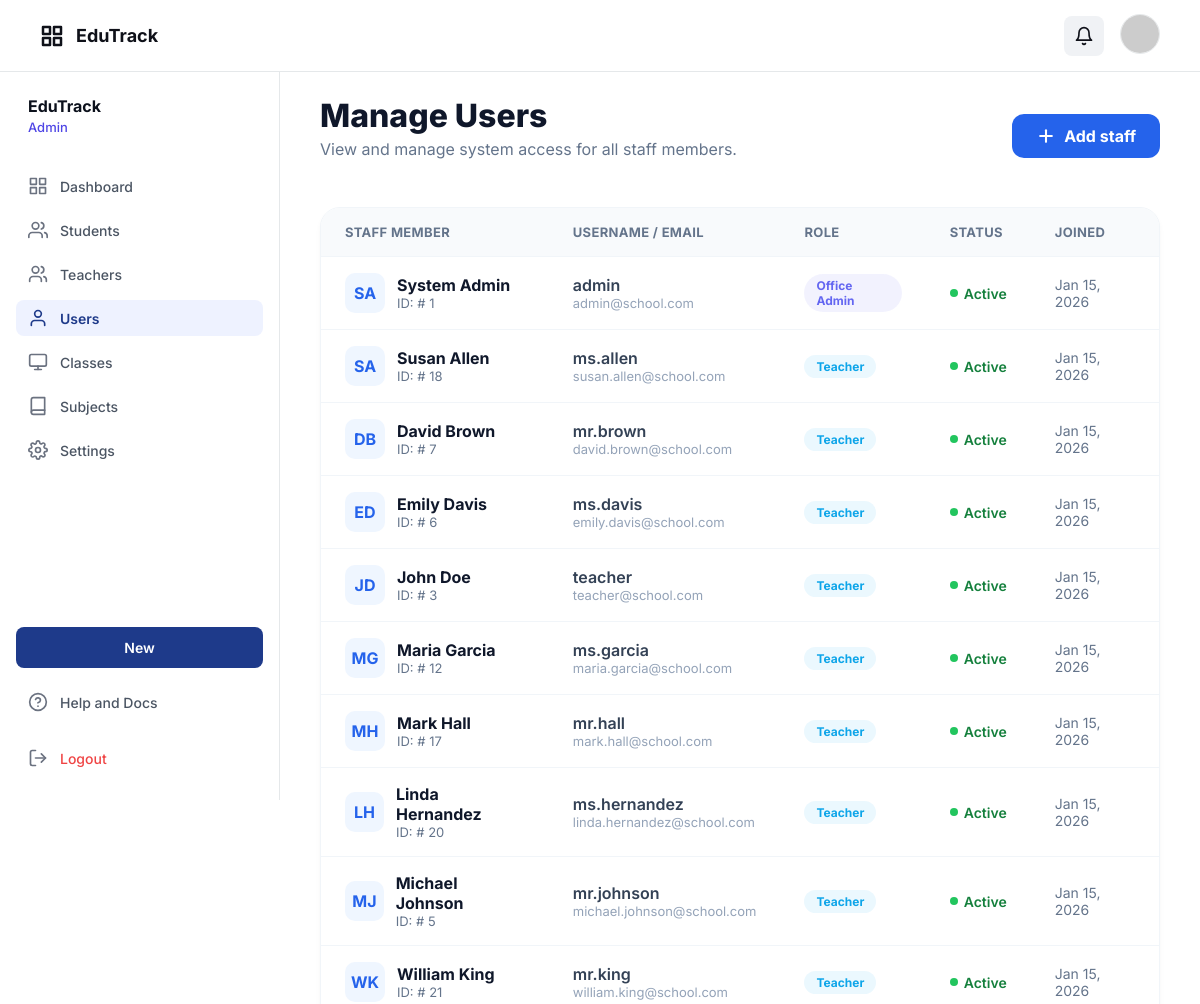
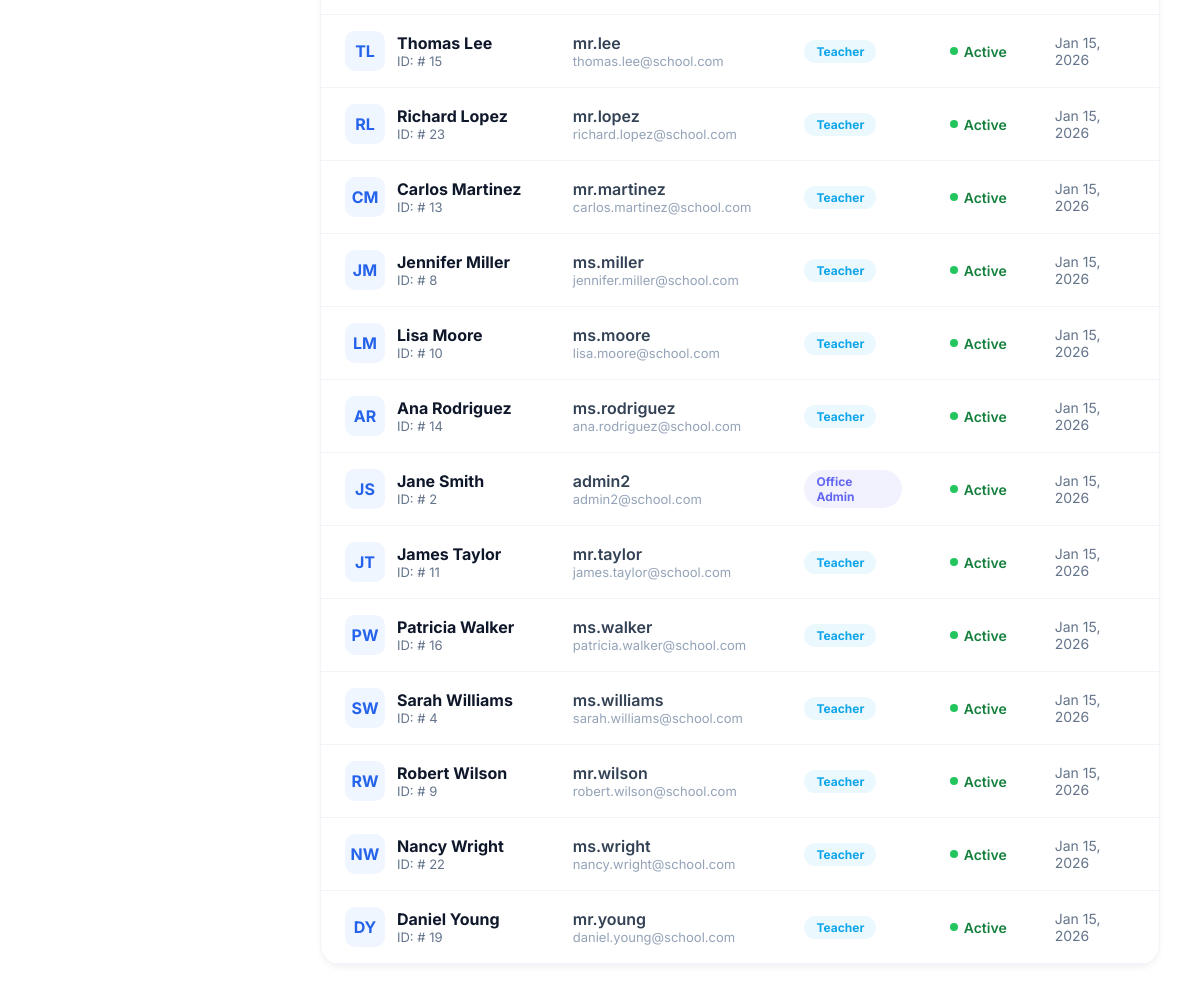
Screenshot of /school_app/index.php?controller=user&action=index (signed in) with the database file from the repository (2 pictures, top to bottom).
### tables this page shows
CREATE TABLE users (
  id BIGINT UNSIGNED NOT NULL AUTO_INCREMENT,
  username VARCHAR(50) NOT NULL,
  email VARCHAR(120) NULL,
  password_hash VARCHAR(255) NOT NULL,
  first_name VARCHAR(80) NOT NULL,
  last_name VARCHAR(80) NOT NULL,
  is_active TINYINT(1) NOT NULL DEFAULT 1,
  created_at TIMESTAMP NOT NULL DEFAULT CURRENT_TIMESTAMP,
  updated_at TIMESTAMP NOT NULL DEFAULT CURRENT_TIMESTAMP ON UPDATE CURRENT_TIMESTAMP,
  PRIMARY KEY (id),
  UNIQUE KEY uq_users_username (username),
  UNIQUE KEY uq_users_email (email)
);

CREATE TABLE roles (
  id TINYINT UNSIGNED NOT NULL AUTO_INCREMENT,
  name VARCHAR(40) NOT NULL,
  description VARCHAR(255) NULL,
  PRIMARY KEY (id),
  UNIQUE KEY uq_roles_name (name)
);

### school_app/controllers/UserController.php (called while the page is built, shortened)
<?php
require_once __DIR__ . '/../models/User.php';
class UserController
{
    public function index()
    {
        $users = User::getAll();
        render_view('views/admin/users/index.php', ['users' => $users]);
    }
}

### school_app/models/User.php (called while the page is built, shortened)
<?php
class User extends Model
{
    public static function getAll($filters = [])
    {
        $db = Database::connect();
        $sql = "SELECT
                    u.*,
                    r.id as role_id,
                    r.name as role_name,
                    r.description as role_description
                FROM users u
                LEFT JOIN user_roles ur ON u.id = ur.user_id
                LEFT JOIN roles r ON ur.role_id = r.id
                WHERE 1=1";
        $params = [];
        $sql .= " ORDER BY u.last_name, u.first_name";
        $stmt = $db->prepare($sql);
        $stmt->execute($params);
        return $stmt->fetchAll(PDO::FETCH_OBJ);
    }
}

### school_app/views/admin/users/index.php (the view, shortened to what this page needs)
<?php
$users = $data['users'] ?? [];
?>
<div class="user-list-header"
    style="margin-bottom: 32px; display: flex; justify-content: space-between; align-items: center;">
    <div>
        <h1 style="font-size: 32px; font-weight: 800; color: #0f172a; margin: 0;">Manage Users</h1>
        <p style="color: #64748b; margin-top: 4px;">View and manage system access for all staff members.</p>
    </div>
    <a href="index.php?controller=user&action=add" class="add-user-btn"
        style="background: #2563eb; color: white; padding: 12px 24px; border-radius: 12px; font-weight: 700; text-decoration: none; display: flex; align-items: center; gap: 8px; transition: all 0.2s;">
        <svg width="20" height="20" viewBox="0 0 24 24" fill="none" stroke="currentColor" stroke-width="2.5"
            stroke-linecap="round" stroke-linejoin="round">
            <line x1="12" y1="5" x2="12" y2="19"></line>
            <line x1="5" y1="12" x2="19" y2="12"></line>
        </svg>
        Add staff
    </a>
</div>
<div class="user-table-card"
    style="background: white; border-radius: 20px; border: 1px solid #f1f5f9; box-shadow: 0 4px 6px -1px rgb(0 0 0 / 0.05); overflow: hidden;">
    <div style="overflow-x: auto;">
        <table style="width: 100%; border-collapse: collapse; text-align: left;">
            <thead>
                <tr style="background: #f8fafc; border-bottom: 1px solid #f1f5f9;">
                    <th
                        style="padding: 16px 24px; font-size: 13px; font-weight: 700; color: #64748b; text-transform: uppercase; letter-spacing: 0.025em;">
                        Staff Member</th>
                    <th
                        style="padding: 16px 24px; font-size: 13px; font-weight: 700; color: #64748b; text-transform: uppercase; letter-spacing: 0.025em;">
                        Username / Email</th>
                    <th
                        style="padding: 16px 24px; font-size: 13px; font-weight: 700; color: #64748b; text-transform: uppercase; letter-spacing: 0.025em;">
                        Role</th>
                    <th
                        style="padding: 16px 24px; font-size: 13px; font-weight: 700; color: #64748b; text-transform: uppercase; letter-spacing: 0.025em;">
                        Status</th>
                    <th
                        style="padding: 16px 24px; font-size: 13px; font-weight: 700; color: #64748b; text-transform: uppercase; letter-spacing: 0.025em;">
                        Joined</th>
                </tr>
            </thead>
            <tbody style="color: #1e293b;">
                <?php if (empty($users)): ?>
                    <tr>
                        <td colspan="5" style="padding: 48px; text-align: center; color: #94a3b8; font-style: italic;">No
                            users found in the system.</td>
                    </tr>
                <?php else: ?>
                    <?php foreach ($users as $user): ?>
                        <tr style="border-bottom: 1px solid #f1f5f9; transition: background 0.2s;">
                            <td style="padding: 16px 24px;">
                                <div style="display: flex; align-items: center; gap: 12px;">
                                    <div
                                        style="width: 40px; height: 40px; background: #eff6ff; border-radius: 10px; display: flex; align-items: center; justify-content: center; color: #2563eb; font-weight: 700;">
                                        <?php echo strtoupper(substr($user->first_name, 0, 1) . substr($user->last_name, 0, 1)); ?>
                                    </div>
                                    <div>
                                        <div style="font-weight: 700; color: #0f172a;">
                                            <?php echo htmlspecialchars($user->first_name . ' ' . $user->last_name); ?>
                                        </div>
                                        <div style="font-size: 13px; color: #64748b;">ID: #
                                            <?php echo $user->id; ?>
                                        </div>
                                    </div>
                                </div>
                            </td>
                            <td style="padding: 16px 24px;">
                                <div style="font-weight: 600; color: #334155;">
                                    <?php echo htmlspecialchars($user->username); ?>
                                </div>
                                <div style="font-size: 13px; color: #94a3b8;">
                                    <?php echo htmlspecialchars($user->email); ?>
                                </div>
                            </td>
                            <td style="padding: 16px 24px;">
                                <?php
                                $roleColor = ($user->role_name === 'OFFICE_ADMIN') ? '#6366f1' : '#0ea5e9';
                                $roleLabel = ($user->role_name === 'OFFICE_ADMIN') ? 'Office Admin' : 'Teacher';
                                ?>
                                <span
                                    style="display: inline-flex; padding: 4px 12px; border-radius: 9999px; font-size: 12px; font-weight: 700; background: <?php echo $roleColor; ?>15; color: <?php echo $roleColor; ?>;">
                                    <?php echo $roleLabel; ?>
                                </span>
                            </td>
                            <td style="padding: 16px 24px;">
                                <div style="display: flex; align-items: center; gap: 6px;">
                                    <div
                                        style="width: 8px; height: 8px; border-radius: 50%; background: <?php echo $user->is_active ? '#22c55e' : '#94a3b8'; ?>;">
                                    </div>
                                    <span
                                        style="font-size: 14px; font-weight: 600; color: <?php echo $user->is_active ? '#15803d' : '#64748b'; ?>;">
                                        <?php echo $user->is_active ? 'Active' : 'Inactive'; ?>
                                    </span>
                                </div>
                            </td>
                            <td style="padding: 16px 24px; font-size: 14px; color: #64748b;">
                                <?php echo date('M j, Y', strtotime($user->created_at)); ?>
                            </td>
                        </tr>
                    <?php endforeach; ?>
                <?php endif; ?>
            </tbody>
        </table>
    </div>
</div>

### school_app/assets/css/app.css (style rules this page uses)
:root { --primary: #1e3a89; --primary-light: #e8eaf2; --bg-main: #f9f9f9; --bg-white: #ffffff; --text-main: #0f1119; --text-muted: #546691; --text-dark: #0c111c; --border-color: #e5e8ea; --border-input: #d1d6e5; --error: #ef4444; --success: #10b981; --spacing-xs: 4px; --spacing-sm: 8px; --spacing-md: 12px; --spacing-lg: 16px; --spacing-xl: 20px; --spacing-2xl: 24px; --spacing-4xl: 40px; --font-family: "Inter", -apple-system, BlinkMacSystemFont, "Segoe UI", Roboto, sans-serif; --font-size-xs: 12px; --font-size-sm: 14px; --font-size-md: 16px; --font-size-lg: 18px; --font-size-xl: 24px; --font-size-2xl: 28px; --font-size-3xl: 32px; }
* { -webkit-font-smoothing: antialiased; box-sizing: border-box; }
html, body { margin: 0; padding: 0; height: 100%; font-family: var(--font-family); background-color: var(--bg-white); color: var(--text-main); }
a { text-decoration: none; color: inherit; }

### rows the page displays
users: first_name+last_name "SA", first_name+last_name "System Admin", id "1", username "admin", email "admin@school.com", roles.name "Office Admin", is_active 1 (drawn), created_at "Jan 15, 2026"
users: first_name+last_name "SA", first_name+last_name "Susan Allen", id "18", username "ms.allen", email "susan.allen@school.com", roles.name "Teacher", is_active 1 (drawn), created_at "Jan 15, 2026"
users: first_name+last_name "DB", first_name+last_name "David Brown", id "7", username "mr.brown", email "david.brown@school.com", roles.name "Teacher", is_active 1 (drawn), created_at "Jan 15, 2026"
users: first_name+last_name "ED", first_name+last_name "Emily Davis", id "6", username "ms.davis", email "emily.davis@school.com", roles.name "Teacher", is_active 1 (drawn), created_at "Jan 15, 2026"
users: first_name+last_name "JD", first_name+last_name "John Doe", id "3", username "teacher", email "teacher@school.com", roles.name "Teacher", is_active 1 (drawn), created_at "Jan 15, 2026"
users: first_name+last_name "MG", first_name+last_name "Maria Garcia", id "12", username "ms.garcia", email "maria.garcia@school.com", roles.name "Teacher", is_active 1 (drawn), created_at "Jan 15, 2026"
users: first_name+last_name "MH", first_name+last_name "Mark Hall", id "17", username "mr.hall", email "mark.hall@school.com", roles.name "Teacher", is_active 1 (drawn), created_at "Jan 15, 2026"
users: first_name+last_name "LH", first_name+last_name "Linda Hernandez", id "20", username "ms.hernandez", email "linda.hernandez@school.com", roles.name "Teacher", is_active 1 (drawn), created_at "Jan 15, 2026"
users: first_name+last_name "MJ", first_name+last_name "Michael Johnson", id "5", username "mr.johnson", email "michael.johnson@school.com", roles.name "Teacher", is_active 1 (drawn), created_at "Jan 15, 2026"
users: first_name+last_name "WK", first_name+last_name "William King", id "21", username "mr.king", email "william.king@school.com", roles.name "Teacher", is_active 1 (drawn), created_at "Jan 15, 2026"
users: first_name+last_name "TL", first_name+last_name "Thomas Lee", id "15", username "mr.lee", email "thomas.lee@school.com", roles.name "Teacher", is_active 1 (drawn), created_at "Jan 15, 2026"
users: first_name+last_name "RL", first_name+last_name "Richard Lopez", id "23", username "mr.lopez", email "richard.lopez@school.com", roles.name "Teacher", is_active 1 (drawn), created_at "Jan 15, 2026"
users: first_name+last_name "CM", first_name+last_name "Carlos Martinez", id "13", username "mr.martinez", email "carlos.martinez@school.com", roles.name "Teacher", is_active 1 (drawn), created_at "Jan 15, 2026"
users: first_name+last_name "JM", first_name+last_name "Jennifer Miller", id "8", username "ms.miller", email "jennifer.miller@school.com", roles.name "Teacher", is_active 1 (drawn), created_at "Jan 15, 2026"
users: first_name+last_name "LM", first_name+last_name "Lisa Moore", id "10", username "ms.moore", email "lisa.moore@school.com", roles.name "Teacher", is_active 1 (drawn), created_at "Jan 15, 2026"
users: first_name+last_name "AR", first_name+last_name "Ana Rodriguez", id "14", username "ms.rodriguez", email "ana.rodriguez@school.com", roles.name "Teacher", is_active 1 (drawn), created_at "Jan 15, 2026"
users: first_name+last_name "JS", first_name+last_name "Jane Smith", id "2", username "admin2", email "admin2@school.com", roles.name "Office Admin", is_active 1 (drawn), created_at "Jan 15, 2026"
users: first_name+last_name "JT", first_name+last_name "James Taylor", id "11", username "mr.taylor", email "james.taylor@school.com", roles.name "Teacher", is_active 1 (drawn), created_at "Jan 15, 2026"
users: first_name+last_name "PW", first_name+last_name "Patricia Walker", id "16", username "ms.walker", email "patricia.walker@school.com", roles.name "Teacher", is_active 1 (drawn), created_at "Jan 15, 2026"
users: first_name+last_name "SW", first_name+last_name "Sarah Williams", id "4", username "ms.williams", email "sarah.williams@school.com", roles.name "Teacher", is_active 1 (drawn), created_at "Jan 15, 2026"
users: first_name+last_name "RW", first_name+last_name "Robert Wilson", id "9", username "mr.wilson", email "robert.wilson@school.com", roles.name "Teacher", is_active 1 (drawn), created_at "Jan 15, 2026"
users: first_name+last_name "NW", first_name+last_name "Nancy Wright", id "22", username "ms.wright", email "nancy.wright@school.com", roles.name "Teacher", is_active 1 (drawn), created_at "Jan 15, 2026"
users: first_name+last_name "DY", first_name+last_name "Daniel Young", id "19", username "mr.young", email "daniel.young@school.com", roles.name "Teacher", is_active 1 (drawn), created_at "Jan 15, 2026"

### other values shown
$displayRole "Admin"
